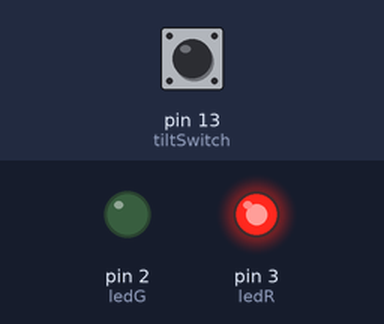
A sketch run on a simulated Arduino Uno, built with avr-gcc and run on an emulated ATmega328P. Shown: output pins drawn as LEDs (lit = HIGH). Inputs (shaded band) come from the test bench; at power-on: pin 13 (tiltSwitch) HIGH. What the sketch prints to the serial monitor is not drawn.

Above: at 1.2 s.
1.3 s: pin 13 (tiltSwitch) pulled LOW for 0.15 s
At 1.37 s:
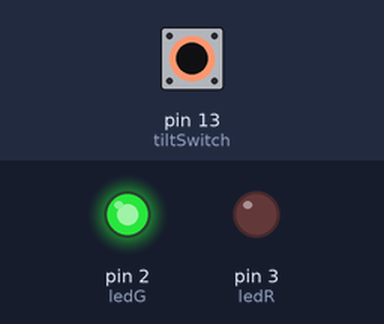
2.9 s: pin 13 (tiltSwitch) pulled LOW for 3.2 s
At 7.5 s:
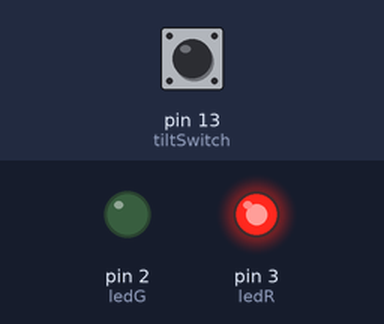
Timing chart, 0 to 9.0 s (numbered marks = the images above; inputs shaded):
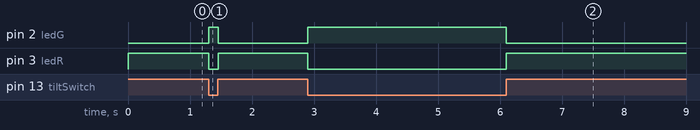

Measured:
- after the input at 1.3 s, pin 2 (ledG): LOW → HIGH at once, → LOW 0.15 s later; pin 3 (ledR): HIGH → LOW at once, → HIGH 0.15 s later
- after the input at 2.9 s, pin 2 (ledG): LOW → HIGH at once, → LOW 3.2 s later; pin 3 (ledR): HIGH → LOW at once, → HIGH 3.2 s later

The sketch:

tilt_switch.ino
```cpp
int ledG = 2;
int ledR = 3;
int tiltSwitch = 13;
int tiltVal;

void setup() {

  pinMode(ledG, OUTPUT);
  pinMode(ledR, OUTPUT);
  pinMode(tiltSwitch, INPUT);
  digitalWrite(tiltSwitch, HIGH);
  Serial.begin(9600);

}

void loop() {

  tiltVal = digitalRead(tiltSwitch);

  if (tiltVal == 0){
    digitalWrite(ledG, HIGH);
    digitalWrite(ledR, LOW);
  }
  if (tiltVal == 1){
    digitalWrite(ledG, LOW);
    digitalWrite(ledR, HIGH);
  }
  Serial.println(tiltVal);

}
```
